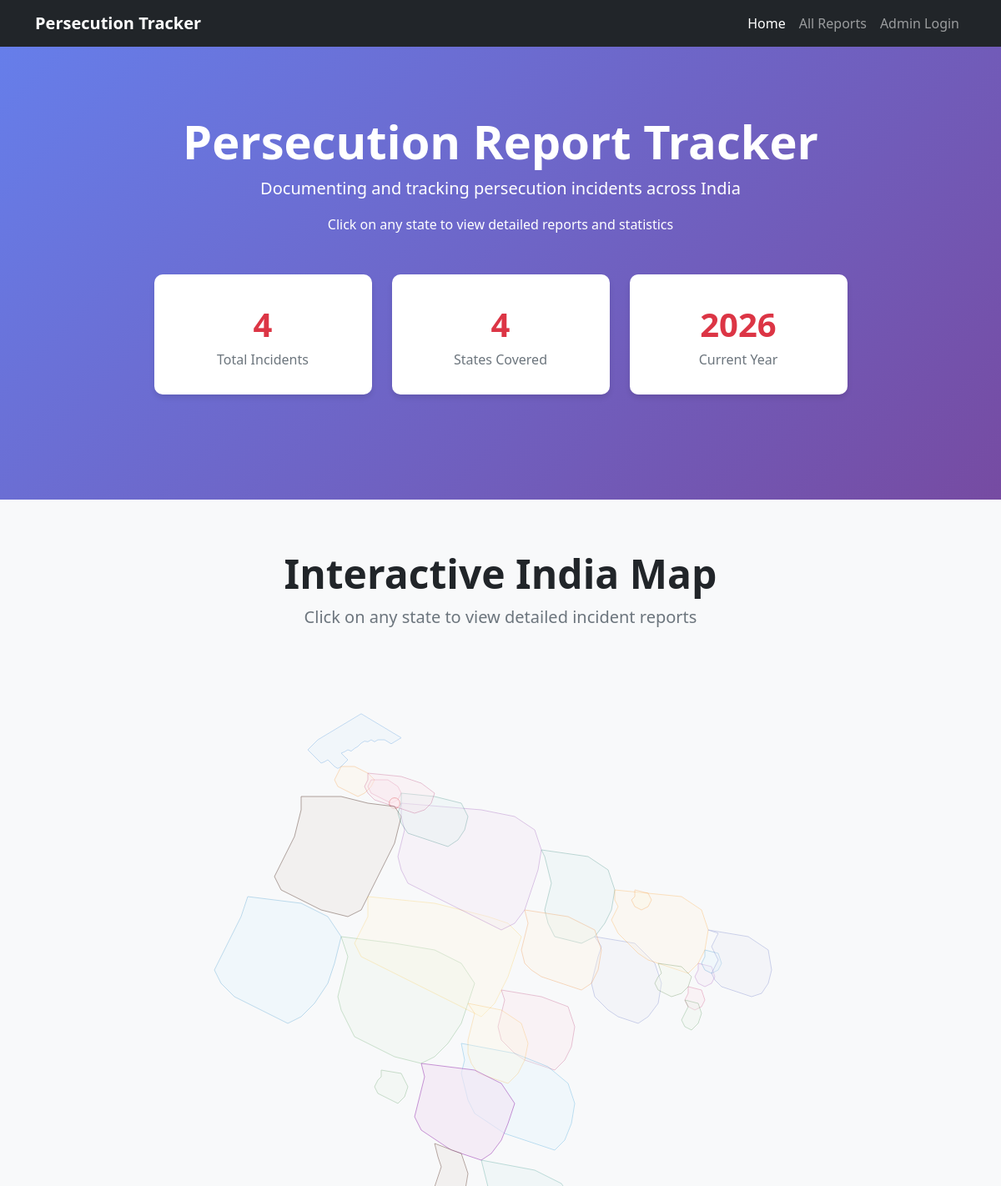
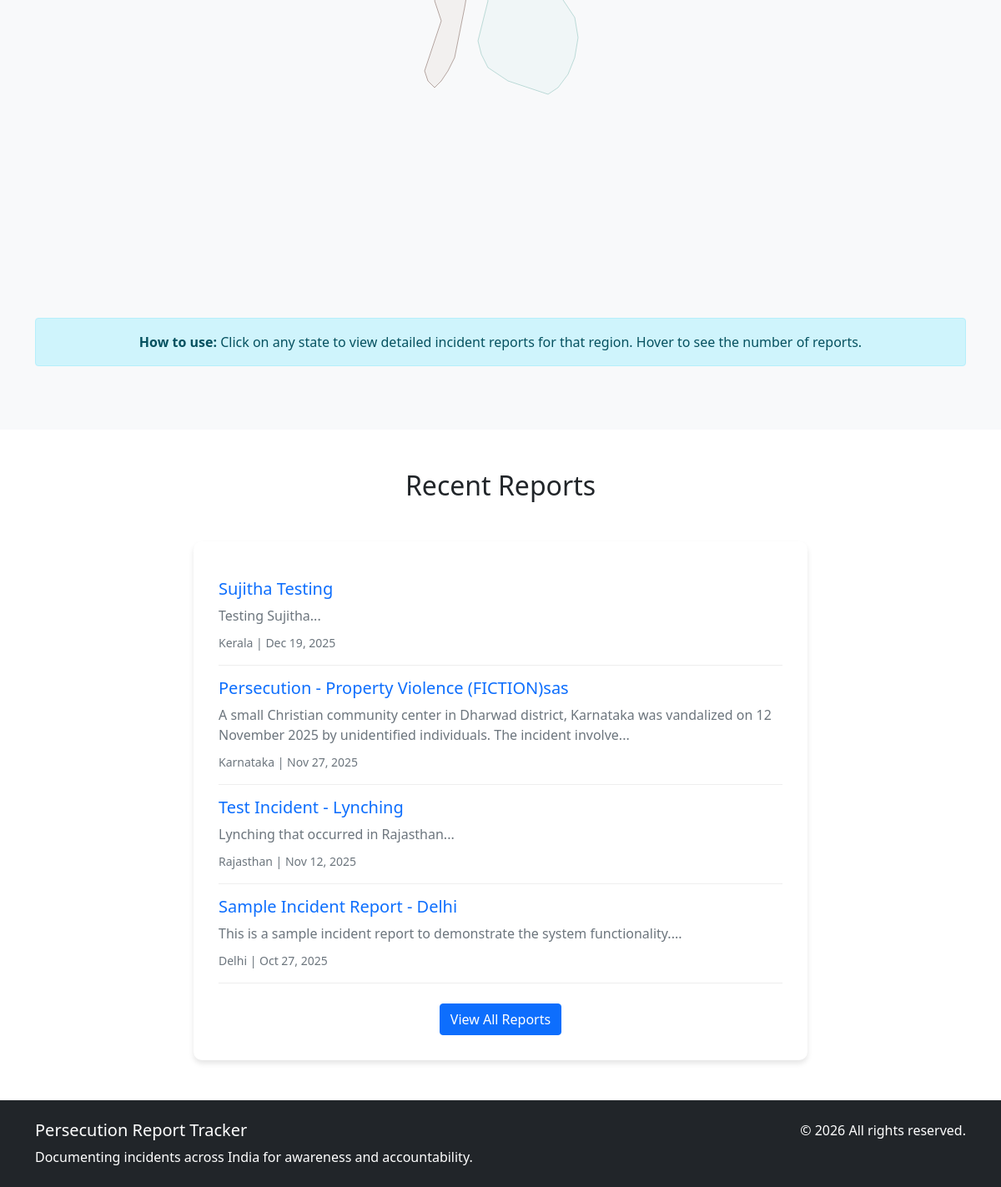
The app's page /index_fixed.php with its own data (2 pictures, top to bottom).
### tables this page shows
CREATE TABLE `posts` (
  `id` int(11) NOT NULL,
  `title` varchar(500) NOT NULL,
  `short_message` text NOT NULL,
  `detailed_message` longtext NOT NULL,
  `category_id` int(11) DEFAULT NULL,
  `admin_id` int(11) DEFAULT NULL,
  `state` varchar(100) DEFAULT NULL,
  `district` varchar(100) DEFAULT NULL,
  `incident_date` date DEFAULT NULL,
  `latitude` decimal(10,8) DEFAULT NULL,
  `longitude` decimal(11,8) DEFAULT NULL,
  `featured_image_path` varchar(500) DEFAULT NULL,
  `image_path` varchar(500) DEFAULT NULL,
  `video_path` varchar(500) DEFAULT NULL,
  `external_links` text DEFAULT NULL,
  `tags` text DEFAULT NULL,
  `status` enum('draft','published') NOT NULL DEFAULT 'draft',
  `created_at` timestamp NULL DEFAULT current_timestamp(),
  `updated_at` timestamp NULL DEFAULT current_timestamp() ON UPDATE current_timestamp()
);

### db.php (called while the page is built, shortened)
<?php
function get_post_counts_by_state($pdo) {
    $stmt = $pdo->query("
        SELECT state, COUNT(*) as count
        FROM posts
        WHERE status = 'published'
        GROUP BY state
    ");
    return $stmt->fetchAll();
}
?>

### index_fixed.php (the view, shortened to what this page needs)
<?php
require_once 'db.php';
$post_counts = get_post_counts_by_state($pdo);
$counts_by_state = [];
foreach ($post_counts as $count) {
    $counts_by_state[$count['state']] = $count['count'];
}
?>
<!DOCTYPE html>
<html lang="en">
<head>
    <link href="https://cdn.jsdelivr.net/npm/bootstrap@5.1.3/dist/css/bootstrap.min.css" rel="stylesheet">
    <link href="css/map-style.css" rel="stylesheet" type="text/css"/>
</head>
<body>
    <nav class="navbar navbar-expand-lg navbar-dark bg-dark">
        <div class="container">
            <a class="navbar-brand" href="index.php">
                <strong>Persecution Tracker</strong>
            </a>
            <div class="collapse navbar-collapse" id="navbarNav">
                <ul class="navbar-nav ms-auto">
                    <li class="nav-item">
                        <a class="nav-link active" href="index.php">Home</a>
                    </li>
                    <li class="nav-item">
                        <a class="nav-link" href="state.php">All Reports</a>
                    </li>
                    <li class="nav-item">
                        <a class="nav-link" href="admin/">Admin Login</a>
                    </li>
                </ul>
            </div>
        </div>
    </nav>
    <section class="hero-section">
        <div class="container">
            <h1 class="display-4 fw-bold">Persecution Report Tracker</h1>
            <p class="lead">Documenting and tracking persecution incidents across India</p>
            <p class="mb-4">Click on any state to view detailed reports and statistics</p>
            <div class="row justify-content-center mt-5">
                <div class="col-md-3 col-sm-6 mb-3">
                    <div class="stats-card text-center">
                        <div class="stat-number"><?php echo array_sum($counts_by_state); ?></div>
                        <div class="text-muted">Total Incidents</div>
                    </div>
                </div>
                <div class="col-md-3 col-sm-6 mb-3">
                    <div class="stats-card text-center">
                        <div class="stat-number"><?php echo count($counts_by_state); ?></div>
                        <div class="text-muted">States Covered</div>
                    </div>
                </div>
                <div class="col-md-3 col-sm-6 mb-3">
                    <div class="stats-card text-center">
                        <div class="stat-number"><?php echo date('Y'); ?></div>
                        <div class="text-muted">Current Year</div>
                    </div>
                </div>
            </div>
        </div>
    </section>
    <section class="map-container">
        <div class="container">
            <div class="row">
                <div class="col-12 text-center mb-5">
                    <h2 class="display-5 fw-bold">Interactive India Map</h2>
                    <p class="lead text-muted">Click on any state to view detailed incident reports</p>
                </div>
            </div>
            <div class="row justify-content-center">
                <div class="col-lg-10">
                    <div class="position-relative" id="india-map">
                    </div>
                </div>
            </div>
            <div class="row mt-4">
                <div class="col-12 text-center">
                    <div class="alert alert-info">
                        <strong>How to use:</strong> Click on any state to view detailed incident reports for that region. Hover to see the number of reports.
                    </div>
                </div>
            </div>
        </div>
    </section>
    <section class="py-5">
        <div class="container">
            <div class="row">
                <div class="col-12">
                    <h2 class="text-center mb-5">Recent Reports</h2>
                </div>
            </div>
            <div class="row">
                <div class="col-lg-8 mx-auto">
                    <div class="recent-reports">
                        <?php
                        try {
                            $stmt = $pdo->prepare("
                                SELECT id, title, short_message, state, created_at
                                FROM posts
                                WHERE status = 'published'
                                ORDER BY created_at DESC
                                LIMIT 5
                            ");
                            $stmt->execute();
                            $recent_reports = $stmt->fetchAll();
                            if ($recent_reports) {
                                foreach ($recent_reports as $report) {
                                    echo "<div class='report-item'>";
                                    echo "<h5><a href='details.php?id={$report['id']}' class='text-decoration-none'>" . htmlspecialchars($report['title']) . "</a></h5>";
                                    echo "<p class='text-muted mb-2'>" . htmlspecialchars(substr($report['short_message'], 0, 150)) . "...</p>";
                                    echo "<small class='text-muted'><i class='fas fa-map-marker-alt'></i> {$report['state']} | <i class='fas fa-calendar'></i> " . date('M j, Y', strtotime($report['created_at'])) . "</small>";
                                    echo "</div>";
                                }
                            } else {
                                echo "<div class='text-center text-muted'>";
                                echo "<p>No reports available at this time.</p>";
                                echo "</div>";
                            }
                        } catch (Exception $e) {
                            echo "<div class='alert alert-warning text-center'>";
                            echo "<p>Unable to load recent reports. Please try again later.</p>";
                            echo "</div>";
                        }
                        ?>
                        <div class="text-center mt-4">
                            <a href="state.php" class="btn btn-primary">View All Reports</a>
                        </div>
                    </div>
                </div>
            </div>
        </div>
    </section>
    <footer class="bg-dark text-white py-4">
        <div class="container">
            <div class="row">
                <div class="col-md-6">
                    <h5>Persecution Report Tracker</h5>
                    <p class="mb-0">Documenting incidents across India for awareness and accountability.</p>
                </div>
                <div class="col-md-6 text-md-end">
                    <p class="mb-0">&copy; <?php echo date('Y'); ?> All rights reserved.</p>
                </div>
            </div>
        </div>
    </footer>
</body>
</html>

### index_fixed.php (style rules this page uses)
.hero-section { background: linear-gradient(135deg, #667eea 0%, #764ba2 100%); color: white; padding: 80px 0; text-align: center; }
.map-container { background: #f8f9fa; padding: 60px 0; }
.map-svg { width: 100%; max-width: 800px; height: auto; }
.stats-card { background: white; border-radius: 10px; padding: 30px; box-shadow: 0 4px 6px rgba(0, 0, 0, 0.1); margin-bottom: 30px; }
.stat-number { font-size: 2.5rem; font-weight: bold; color: #dc3545; }
.recent-reports { background: white; border-radius: 10px; padding: 30px; box-shadow: 0 4px 6px rgba(0, 0, 0, 0.1); }
.report-item { border-bottom: 1px solid #eee; padding: 15px 0; }

### records on screen
posts: title "Sujitha Testing", short_message "Testing Sujitha", state "Kerala", created_at "Dec 19, 2025"
posts: title "Persecution - Property Violence (FICTION)sas", short_message "A small Christian community center in Dharwad district, Karnataka was vandalized on 12 November 2025 by unidentified individuals. The incident involve", state "Karnataka", created_at "Nov 27, 2025"
posts: title "Test Incident - Lynching", short_message "Lynching that occurred in Rajasthan", state "Rajasthan", created_at "Nov 12, 2025"
posts: title "Sample Incident Report - Delhi", short_message "This is a sample incident report to demonstrate the system functionality.", state "Delhi", created_at "Oct 27, 2025"

### other values on screen
array_sum($counts_by_state) "4"
count($counts_by_state) "4"
